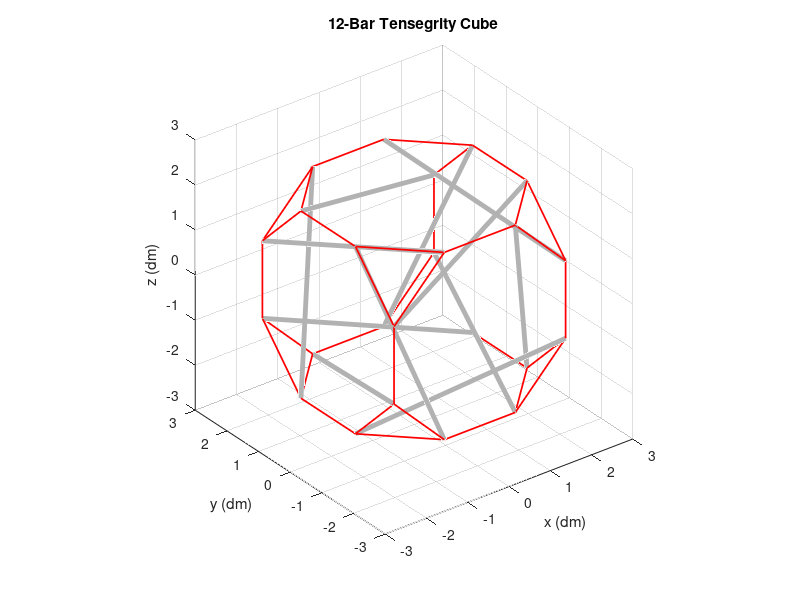

MATLAB code to generate this figure: (Note: this script raises an error after producing the figure.)
%% Plot 12-bar tensegrity cube
% From SW model 'C:\Users\Mallory\Google Drive\Tensegrity Research at NASA
% Ames and UC Berkeley\12-Bar Tensegrity\12-Bar Structures\Cube\cube
% adjustable dims.sldprt'
% See also 'C:\Users\Mallory\Google Drive\Tensegrity Research at NASA Ames
% and UC Berkeley\12-Bar Tensegrity\12-Bar Structures\Node Finding\node
% numbers.ppx'
% Author: Mallory Daly
% Created: 2/22/17
% Last Updated: 2/22/17
close all

%% Scaling Factor
% Set scaling factor to 0.1 to mimic NTRT conversion to dm
scalingFactor = 0.1;

%% Node Positions of Rods
% Nodes created by starting from front view and moving clockwise from
% leftmost top node, and pairing nodes with bars
% Rod length = 45 cm
n0  = [-20.79 20.79 8.61];
n1  = [-8.61 -20.79 20.79];
n2  = [-20.79 20.79 -8.61];
n3  = [20.79 8.61 -20.79];
n4  = [-8.61 20.79 -20.79];
n5  = [-20.79 -20.79 -8.61];
n6  = [8.61 20.79 -20.79];
n7  = [20.79 8.61 20.79];
n8  = [20.79 20.79 -8.61];
n9  = [8.61 -20.79 -20.79];
n10 = [20.79 20.79 8.61];
n11 = [-20.79 8.61 20.79];
n12 = [8.61 20.79 20.79];
n13 = [20.79 -20.79 8.61];
n14 = [-8.61 20.79 20.79];
n15 = [-20.79 8.61 -20.79];
n16 = [-20.79 -20.79 8.61];
n17 = [20.79 -8.61 20.79];
n18 = [-8.61 -20.79 -20.79];
n19 = [-20.79 -8.61 20.79];
n20 = [20.79 -20.79 -8.61];
n21 = [-20.79 -8.61 -20.79];
n22 = [8.61 -20.79 20.79];
n23 = [20.79 -8.61 -20.79];

% Scale nodes by compiling as matrix and scaling matrix
nodeRod = scalingFactor*[n0; n1; n2; n3; n4; n5; n6; n7; n8; n9; n10; n11; 
    n12; n13; n14; n15; n16; n17; n18; n19; n20; n21; n22; n23];

% Plot nodes
figure
% scatter3(nodeRod(:,1),nodeRod(:,2),nodeRod(:,3),50,[0.85 0.85 0.85],'filled')
title('12-Bar Tensegrity Cube')
axis equal
viewlim = [-3 3];
xlim(viewlim)
ylim(viewlim)
zlim(viewlim)
grid on
view(3)
xlabel('x')
ylabel('y')
zlabel('z')

%% Rod Positions
% Rod length = 45 cm
b0  = [n0;  n1];
b1  = [n2;  n3];
b2  = [n4;  n5];
b3  = [n6;  n7];
b4  = [n8;  n9];
b5  = [n10; n11];
b6  = [n12; n13];
b7  = [n14; n15];
b8  = [n16; n17];
b9  = [n18; n19];
b10 = [n20; n21];
b11 = [n22; n23];

% Scale bars by compiling as matrix and scaling matrix
pairRod = scalingFactor*[b0; b1; b2; b3; b4; b5; b6; b7; b8; b9; b10; b11];

% Add bars to plot
for i = 1:2:23
    hold on
    plot3(pairRod(i:i+1,1),pairRod(i:i+1,2),pairRod(i:i+1,3),'Color',[0.7 0.7 0.7],'LineWidth',3.5)
end
xlabel('x (dm)')
ylabel('y (dm)')
zlabel('z (dm)')

%% Cable Positions
% Cables designed in SW model to be approximately equal length
c0	= [n0; n2];
c1	= [n0; n14];
c2	= [n0; n11];
c3	= [n2; n4];
c4	= [n2; n15];
c5	= [n4; n15];
c6	= [n4; n6];
c7	= [n6; n8];
c8	= [n6; n3];
c9	= [n8; n3];
c10	= [n3; n23];
c11	= [n8; n10];
c12	= [n10; n12];
c13	= [n10; n7];
c14	= [n7; n12];
c15	= [n14; n12];
c16	= [n14; n11];
c17	= [n23; n20];
c18	= [n9; n23];
c19	= [n7; n17];
c20	= [n17; n13];
c21	= [n13; n22];
c22	= [n22; n17];
c23	= [n22; n1];
c24	= [n1; n16];
c25	= [n16; n19];
c26	= [n19; n1];
c27	= [n19; n11];
c28	= [n5; n18];
c29	= [n18; n21];
c30	= [n21; n5];
c31	= [n21; n15];
c32	= [n18; n9];
c33	= [n9; n20];
c34	= [n20; n13];
c35	= [n16; n5];

% Scale cables by compiling as matrix and scaling matrix
pairStructureCable = scalingFactor*[c0; c1; c2; c3; c4; c5; c6; c7; c8; c9; c10;
    c11; c12; c13; c14; c15; c16; c17; c18; c19; c20; c21; c22; c23; c24;
    c25; c26; c27; c28; c29; c30; c31; c32; c33; c34; c35];

% Add cables to plot
for i = 1:2:71
    hold on
    plot3(pairStructureCable(i:i+1,1),pairStructureCable(i:i+1,2),pairStructureCable(i:i+1,3),'r','LineWidth',1.25)
end

%% Add payload to center

% Find center of tensegrity
center = round(mean(nodeRod),4);

% Define edge length of payload
edgeLength = 0.8; %0.8 dm = 80 mm

% Form and plot cubical payload
x = ([0 1 1 0 0 0; 1 1 0 0 1 1; 1 1 0 0 1 1; 0 1 1 0 0 0] - 0.5)*edgeLength + center(1);
y = ([0 0 1 1 0 0; 0 1 1 0 0 0; 0 1 1 0 1 1; 0 0 1 1 1 1] - 0.5)*edgeLength + center(2);
z = ([0 0 0 0 0 1; 0 0 0 0 0 1; 1 1 1 1 0 1; 1 1 1 1 0 1] - 0.5)*edgeLength + center(3);
for i = 1:6
    v = [x(:,i),y(:,i),z(:,i)];
    f = [1 2 3 4];
    hold on
    h = patch('Faces',f,'Vertices',v);
    set(h,'edgecolor',[0.7 0.7 0.7],'facecolor',[0.85 0.85 0.85])
end

%% Find and plot nodes for center of each face of payload

% Define nodes
nodePayload = [mean(x); mean(y); mean(z)]';

% Add to plot
hold on
% scatter3(mean(x),mean(y),mean(z),'k.')

%% Find nodes for center of each rod

nodeRodCenter = zeros(12,3);
for i = 1:2:23
    j = (i+1)/2;
    nodeRodCenter(j,:) = mean(pairRod(i:i+1,:));
end

%% Find and add payload suspension cables

% Form cable pair matrix
pairPayloadCable = [nodePayload(1,:); nodeRodCenter(9,:);
                    nodePayload(1,:); nodeRodCenter(10,:);
                    nodePayload(1,:); nodeRodCenter(11,:);
                    nodePayload(1,:); nodeRodCenter(12,:);
                    nodePayload(2,:); nodeRodCenter(4,:);
                    nodePayload(2,:); nodeRodCenter(5,:);
                    nodePayload(2,:); nodeRodCenter(7,:);
                    nodePayload(2,:); nodeRodCenter(12,:);
                    nodePayload(3,:); nodeRodCenter(2,:);
                    nodePayload(3,:); nodeRodCenter(4,:);
                    nodePayload(3,:); nodeRodCenter(6,:);
                    nodePayload(3,:); nodeRodCenter(8,:);
                    nodePayload(4,:); nodeRodCenter(1,:);
                    nodePayload(4,:); nodeRodCenter(3,:);
                    nodePayload(4,:); nodeRodCenter(8,:);
                    nodePayload(4,:); nodeRodCenter(10,:);
                    nodePayload(5,:); nodeRodCenter(2,:);
                    nodePayload(5,:); nodeRodCenter(3,:);
                    nodePayload(5,:); nodeRodCenter(5,:);
                    nodePayload(5,:); nodeRodCenter(11,:);
                    nodePayload(6,:); nodeRodCenter(1,:);
                    nodePayload(6,:); nodeRodCenter(6,:);
                    nodePayload(6,:); nodeRodCenter(7,:);
                    nodePayload(6,:); nodeRodCenter(9,:)];

% Add cables to plot
for i = 1:2:(size(pairPayloadCable,1)-1)
    hold on
    plot3(pairPayloadCable(i:i+1,1),pairPayloadCable(i:i+1,2),pairPayloadCable(i:i+1,3),'r','LineWidth',1)
end
